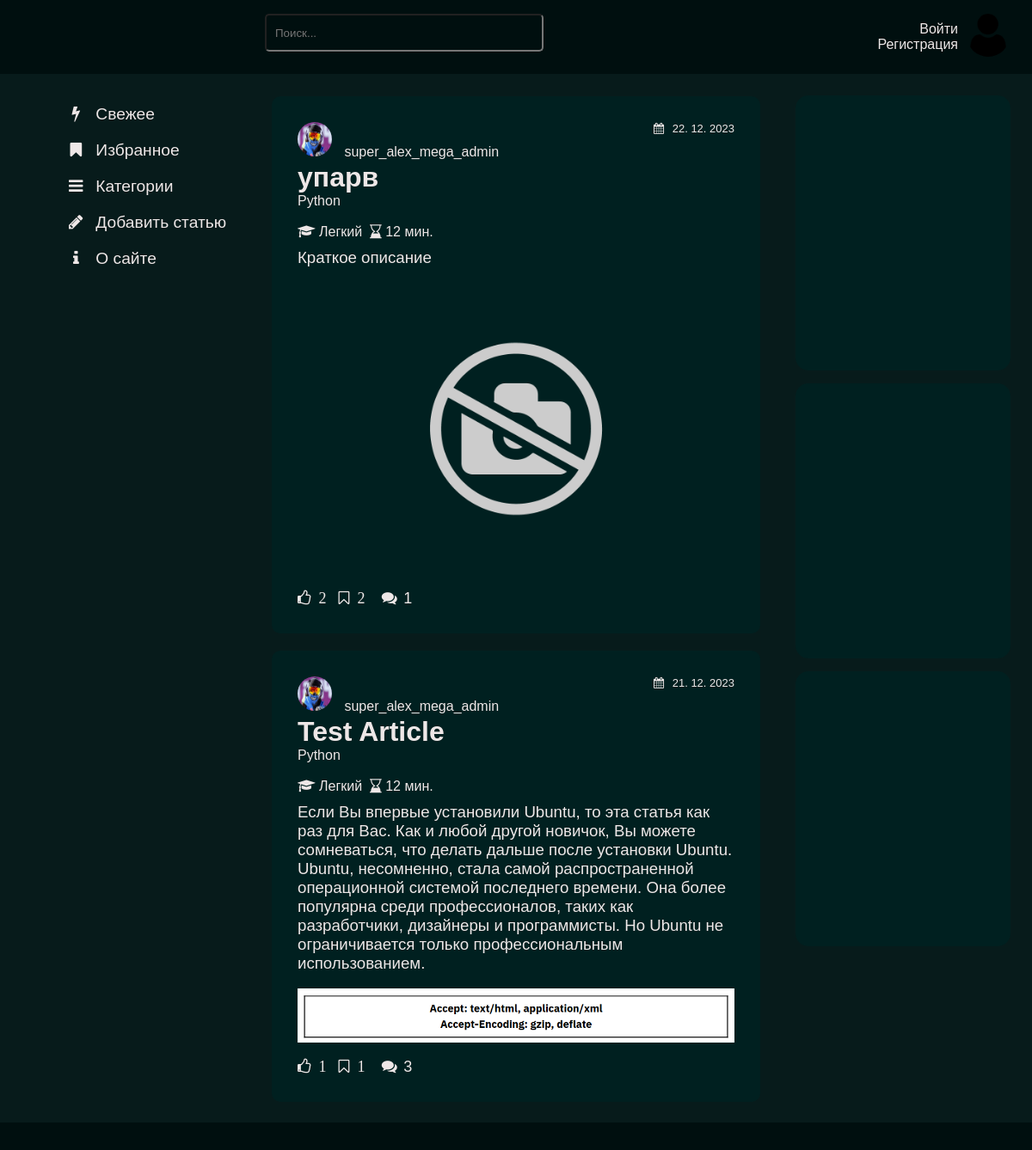
The page / on the database its author committed.
### articles/models.py (models this page shows, shortened)
class Article(models.Model):
    class Status(models.IntegerChoices):
        DRAFT = 0, 'Черновик'
        PUBLISHED = 1, 'Опубликовано'
    class StatusModerate(models.IntegerChoices):
        DRAFT = 0, 'На модерации'
        MODERATE = 1, 'Проверено'
    DIFFICULTY = (
            ('Легкий', 'Легкая'),
            ('Средний', 'Средняя'),
            ('Сложный', 'Сложная'),
        )
    difficulty = models.CharField(max_length=10, choices=DIFFICULTY, verbose_name="Сложность")
    time_to_read = models.CharField(max_length=255, verbose_name="Время на чтение")
    title = models.CharField(max_length=255, verbose_name="Заголовок")
    slug = models.SlugField(max_length=255, db_index=True, unique=True)
    description = models.TextField(blank=True, verbose_name="Краткое описание для превью")
    meta_description = models.TextField(blank=True, verbose_name="Мета описание")
    meta_keywords = models.TextField(blank=True, verbose_name="Мета теги")
    prewiew_img = models.ImageField(upload_to="article_prewiew_img/%Y/%m/%d/", default=None, blank=True, null=True, verbose_name="Изображение для превью")
    content = HTMLField(blank=True, verbose_name="Текст",)
    time_create = models.DateTimeField(auto_now_add=True, verbose_name="Дата создания")
    time_update = models.DateTimeField(auto_now=True, verbose_name="Дата обновления")
    is_published = models.BooleanField(choices=tuple(map(lambda x: (bool(x[0]), x[1]), Status.choices)), default=Status.DRAFT, verbose_name="Статус публикации")
    cat = models.ForeignKey('Category', on_delete=models.PROTECT, related_name='posts', verbose_name="Категория")
    tags = models.ManyToManyField('TagPost', blank=True, related_name='tags', verbose_name="Тэги")
    author = models.ForeignKey(get_user_model(), on_delete=models.SET_NULL, related_name="posts", null=True, default=None)
    status_moderate = models.BooleanField(choices=tuple(map(lambda x: (bool(x[0]), x[1]), StatusModerate.choices)), default=StatusModerate.DRAFT, verbose_name="Статус модерации")
    objects = models.Manager()
    published = PublishedManager()
    class Meta():
        verbose_name = "Статьи"
        verbose_name_plural = "Статьи"
        ordering = ['-time_create']
        indexes = [
            models.Index(fields=['time_create']),
        ]
    def get_absolute_url(self):
        return reverse('post', kwargs={'post_slug': self.slug})
    def get_bookmark_count(self):
        return Bookmark.objects.filter(article=self).count()
    def get_like_count(self):
        return Like.objects.filter(article=self).count()

class Category(models.Model):
    name = models.CharField(max_length=100, db_index=True, verbose_name="Название")
    slug = models.CharField(max_length=255, unique=True, db_index=True)
    description = models.TextField(db_index=True, verbose_name="Описание категории")
    img = models.ImageField(upload_to="category_img/%Y/%m/%d/", default=None, blank=True, null=True, verbose_name="Изображение")
    class Meta():
        verbose_name = "Категории"
        verbose_name_plural = "Категории"
    def get_absolute_url(self):
        return reverse('category', kwargs={'cat_slug': self.slug})

class Comments(models.Model):
    article = models.ForeignKey(Article, on_delete=models.CASCADE)
    author = models.ForeignKey(User, on_delete=models.CASCADE)
    comment = models.TextField(blank=False)
    parent_id = models.IntegerField()
    time_create = models.DateTimeField(auto_now_add=True, verbose_name="Дата создания")

### users/models.py (models this page shows)
class User(AbstractUser):
    photo = models.ImageField(upload_to="users/%Y/%m/%d/", blank=True, null=True, verbose_name="Фотография")
    date_birth = models.DateTimeField(blank=True, null=True, verbose_name="Дата рождения")
    specialization = models.CharField(max_length=255, verbose_name="Технологическая специализация")
    country_of_residence = models.CharField(max_length=255, verbose_name="Страна проживания")
    city_of_residence = models.CharField(max_length=255, verbose_name="Город проживания")
    website = models.CharField(max_length=255, verbose_name="Ссылка на сайт")
    github = models.CharField(max_length=255, verbose_name="Ссылка на профиль GitHub")
    education = models.CharField(max_length=255, verbose_name="Образование")
    employment_status = models.CharField(max_length=255,choices=EMPLOYMENTSTATUS, verbose_name="Трудовой статус")
    place_of_work = models.CharField(max_length=255, verbose_name="Место работы")
    work_experience = models.TextField(blank=True, verbose_name="Опишите опыт работы: где, сколько и кем работали")
    courses = models.TextField(blank=True, verbose_name="Перечислите курсы, которые проходили")
    skills = models.CharField(max_length=255, verbose_name="Перечислите через запятую hard и soft skills, которыми владете")
    about_me = models.TextField(blank=True, verbose_name="Расскажите о себе")
    hobby = models.CharField(max_length=255, verbose_name="Перечислите через запятую хобби, которыми увлекаетесь")
    publications = models.TextField(blank=True, verbose_name="Публикации")
    foreign_languages = models.ManyToManyField('ForeignLanguagesList', blank=True, related_name='foreign_languages', verbose_name="Перечислите через запятую языки, которыми владеете")

### articles/views.py (the view)
# urls.py: path('', views.SiteHome.as_view(), name='home'),
class SiteHome(DataMixin, ListView):
    template_name = 'articles/index.html'
    context_object_name = 'posts'
    title_page = 'Свежее'
    cat_selected = 0
    def get_context_data(self, *, object_list=None, **kwargs):
        if self.request.user.is_authenticated:
            context = super().get_context_data(**kwargs)
            bookmark_list = Bookmark.objects.filter(user=self.request.user).values_list('article', flat=True)
            like_list = Like.objects.filter(user=self.request.user).values_list('article', flat=True)
            comments = Comments.objects.all().values_list('article', flat=True)
            return self.get_mixin_context(context, bookmark_list=bookmark_list, like_list=like_list, comments=comments)
        else:
            comments = Comments.objects.all().values_list('article', flat=True)
            context = super().get_context_data(**kwargs)
            return self.get_mixin_context(context, comments=comments)
    def get_queryset(self):
        return Article.published.all().select_related('cat')

### articles/models.py (called while the page is built)
    def get_queryset(self):
        return super().get_queryset().filter(is_published=Article.Status.PUBLISHED).filter(status_moderate=Article.StatusModerate.MODERATE)

### articles/utils.py (called while the page is built)
    def get_mixin_context(self, context, **kwargs):
        if self.title_page:
            context['title'] = self.title_page
        context['bookmark_list'] = None
        context['like_list'] = None
        context['menu'] = menu
        context['cat_selected'] = None
        context['sub_categories'] = None
        context['comments'] = None
        context.update(kwargs)
        return context

### users/context_processors.py (called while the page is built)
def get_articles_context(request):
    return {'main_menu': menu,}

### articles/templates/articles/index.html (shortened to what this page needs)
{% extends 'base.html' %}
{% load static %}
{% block content %}
{% for post in posts %}
{% if post.is_published %}
<div class="article">
    <div class="article_header">
        {% include 'articles/includes/article_header.html' %}<br>
    </div>
    <div class="article_body">
        <div class="article_title">
            {% include 'articles/includes/article_title.html' %}
        </div>
        <div class="article_description">
            {% autoescape off %}{{ post.description|truncatechars:1000 }}{% endautoescape %}
        </div><br>
        {% if post.prewiew_img %}
            <p><img class="article_img" src="{{post.prewiew_img.url}}"></p>
        {% else %}
            <p><img class="article_img" src="{% static 'articles/images/no-photo.png' %}"></p>
        {% endif %}
    </div><br>
    <div class="article_footer">
        {% include 'articles/includes/article_footer.html' %}
    </div>
</div>
{% endif %}
{% endfor %}
{% endblock %}

### templates/base.html (shortened to what this page needs)
{% load static %}
<!DOCTYPE html>
<html lang="ru">
<head>
<link rel="stylesheet" href="{% static 'articles/css/font-awesome-4.7.0/css/font-awesome.min.css' %}">
<link type="text/css" href="{% static 'articles/css/style.css' %}" rel="stylesheet" />
<link type="text/css" href="{% static 'articles/css/prism.css' %}" rel="stylesheet" />
</head>
<body id="data">
<div class="holy-grail-grid">
<header class="header">
  <div class="user_block">
    <div class="user_name">
    {% if user.is_authenticated %}
      {{user.username}}
      {% comment %} Если пользователь НЕ АВТОРИЗОВАН, показываем кнопки "Войти" и "Регистрация" {% endcomment %}
    {% else %}
      <a href="{% url 'users:login' %}">Войти</a><br>
      <a href="{% url 'users:register' %}">Регистрация</a>
    {% endif %}
    </div>
    <div class="user_photo">
        <div class="dropdown">
            <button class="dropbtn">
                {% if user.photo %}
                <p><img src="{{ user.photo.url }}">
                {% else %}
                <p><img src="{{ default_image }}">
              {% endif %}
            </button>
        </div>
    </div>
    </div>
    <form action="{% url 'search_results' %}" method="get">
        <input class="search_input" name="q" type="text" placeholder="Поиск...">
    </form>
</header>
<main class="main-content">
  {% block content %} {% endblock %}<br>
</main>
<section class="left-sidebar">
  <div class="menu">
  {% for m in main_menu %}
  {% url m.url_name as urlname %}
  {% if urlname == request.path %}
  <p><a href="{% url m.url_name %}"><i class="{{ m.class }}" aria-hidden="true"></i>&nbsp; {{m.title}}</a></p>
  {% else %}
  <p><a href="{% url m.url_name %}"><i class="{{ m.class }}" aria-hidden="true"></i>&nbsp; {{m.title}}</a></p>
  {% endif %}
  {% endfor %}
  </div>
</section>
<aside class="right-sidebar">
  <div class="last_comments" style="background-color: #002020; height: 300px; border-radius: 15px; padding: 10px; margin-bottom: 15px;"></div>
  <div class="last_comments" style="background-color: #002020; height: 300px; border-radius: 15px; padding: 10px; margin-bottom: 15px"></div>
  <div class="last_comments" style="background-color: #002020; height: 300px; border-radius: 15px; padding: 10px; margin-bottom: 15px"></div>
</aside>
<footer class="footer">
</footer>
</div>
</body>
</html>

### articles/templates/articles/includes/article_header.html (shortened to what this page needs)
<div class="article_author">
    {% if user.username == post.author.username %}
        <a href="{% url 'users:profile' %}">
            {% else %}
            <a href="{% url 'users:view_profile' post.author.id %}">
    {% endif %}
        {% if post.author.photo %}
        <img src="{{ post.author.photo.url }}">
        {% else %}
        <img src="{{ default_image }}">
        {% endif %}
        {{ post.author }}
    </a>
</div>
<div class="article_date">
<i class="fa fa-calendar fa-fw" aria-hidden="true"></i>&nbsp;
    {% if today_date|date:"d. m. Y" ==  post.time_create|date:"d. m. Y"%}
        Сегодня в {{post.time_create|date:"G:i"}}
    {% comment %} Если дата публикации не совпадает с текущей, то показываем дату в формате Д:М:Г {% endcomment %}
    {% else %}
    {{post.time_create|date:"d. m. Y"}}
    {% endif %}
</div>

### articles/templates/articles/includes/article_title.html (shortened to what this page needs)
{% comment %} Название статьи {% endcomment %}<br>
<a href="{{ post.get_absolute_url }}"><h1>{{ post.title }}</h1></a>
<a href="{{ post.cat.get_absolute_url }}"><h4>{{post.cat.name}}</h4></a><br>
<div class="full_article_footer">
    <i class="fa fa-graduation-cap " aria-hidden="true"></i>&nbsp;{{post.difficulty}}&nbsp;
    <i class="fa fa-hourglass-end" aria-hidden="true"></i>&nbsp;{{post.time_to_read}} мин.
</div>

### articles/templates/articles/includes/article_footer.html (shortened to what this page needs)
{% if user.is_authenticated %}
{% if post.id in like_list %}
<a id="del_like" href="" class="fa fa-thumbs-up fa-fw" data-article-id="{{ post.id }}" aria-hidden="true">&nbsp;&nbsp;{{ post.get_like_count }}</a>
{%else%}
<a id="add_like" href="" class="fa fa-thumbs-o-up fa-fw" data-article-id="{{ post.id }}" aria-hidden="true">&nbsp;&nbsp;{{ post.get_like_count }}</a>
{%endif%}
{% else %}
<a href="{% url 'users:login' %}" class="fa fa-thumbs-o-up fa-fw" aria-hidden="true">&nbsp;&nbsp;{{ post.get_like_count }}</a>
{% endif %}
{% if user.is_authenticated %}
{% if post.id in bookmark_list %}
<a id="del_bm" href="" class="fa fa-bookmark fa-fw" data-article-id="{{ post.id }}" aria-hidden="true">&nbsp;&nbsp;{{ post.get_bookmark_count }}</a>
{%else%}
<a id="add_bm" href="" class="fa fa-bookmark-o fa-fw" data-article-id="{{ post.id }}" aria-hidden="true">&nbsp;&nbsp;{{ post.get_bookmark_count }}</a>
{%endif%}
{% else %}
<a href="{% url 'users:login' %}" class="fa fa-bookmark-o fa-fw" aria-hidden="true">&nbsp;&nbsp;{{ post.get_bookmark_count }}</a>
{% endif %}
{% if post.id in comments %}
<a href=""><i class="fa fa-comments fa-fw" aria-hidden="true"></i>&nbsp;{{ post.comments_set.all|length  }}</a>
{% else %}
<a href=""><i class="fa fa-comments fa-fw" aria-hidden="true"></i>&nbsp;0</a>
{% endif %}

### articles/static/articles/css/style.css (style rules this page uses)
* { margin: 0; padding: 0; color: rgb(238, 231, 231); font-family:sans-serif; font-style: normal; font-weight: normal; }
h1 { font-weight:900; }
a { outline: none; text-decoration: none; }
.holy-grail-grid { display: grid; grid-template-areas: 'header' 'main-content' 'left-sidebar' 'right-sidebar' 'footer'; }
.holy-grail-grid>* { padding: 1rem; }
.holy-grail-grid>.header { left: 0; right: 0; top: 0; min-height: 50px; position: sticky; grid-area: header; background: #000f0f; z-index: 1000; }
.user_block { float: right; text-align: right; display: flex; align-items: center; margin-right: 10px; }
.user_name { float: left; margin-right: 10px; }
.user_photo { float: right; }
.user_photo img { width: 50px; height: 50px; border-radius: 25px; }
.dropbtn { background-color: #000f0f; border: none; }
.dropdown { position: relative; display: inline-block; }
.holy-grail-grid>.main-content { grid-area: main-content; background-color: #071B1B; }
.holy-grail-grid>.left-sidebar { background-color: #071B1B; grid-area: left-sidebar; }
.left-sidebar p { margin: 20px; }
.holy-grail-grid>.right-sidebar { background-color: #071B1B; grid-area: right-sidebar; padding: 25px; }
.holy-grail-grid>.footer { grid-area: footer; background: #000f0f; }
.article { background-color: #002020; border-radius: 10px; padding: 30px; margin-top: 10px; margin-bottom: 20px; overflow: hidden; }
.article_author { float: left; }
.article_author img { width: 40px; height: 40px; border-radius: 50%; margin-right: 10px; }
.article_date { float: right; font-size: small; }
.article_body { margin-top: 10px; }
.article_description { margin-top: 10px; font-size: 14pt; }
.article_img { overflow: hidden; display: block; margin-left: auto; margin-right: auto; max-width: 100%; max-height: 500px; }
.article_footer a { margin-right: 20px; font-size: large; }
.search_input { background-color: #000f0f; border-radius: 5px; float: left; width: 300px; height: 20px; margin-left: 25%; padding: 10px; display: block; }
@media (min-width:320px) { .holy-grail-grid { grid-template-columns: 1fr 1fr; grid-template-areas: 'header header' 'left-sidebar left-sidebar' 'main-content main-content' 'right-sidebar right-sidebar' 'footer footer'; } }
@media (min-width:768px) { .holy-grail-grid { grid-template-columns: 1fr 1fr; grid-template-areas: 'header header' 'left-sidebar left-sidebar' 'main-content main-content' 'right-sidebar right-sidebar' 'footer footer'; } }
@media (min-width:1024px) { .holy-grail-grid { grid-template-columns: repeat(4, 1fr); grid-template-areas: 'header header header header' 'left-sidebar main-content main-content right-sidebar' 'footer footer footer footer'; } }
@media (min-width:1024px) { .menu { position: fixed; margin-left: 40px; } }
@media (min-width:1024px) { .menu a { font-size: larger; } }

### rows shown on the page
Article: author.photo (picture), author "super_alex_mega_admin", time_create "22. 12. 2023", title "упарв", cat.name "Python", difficulty "Легкий", time_to_read "12", description "Краткое описание", is_published True (drawn), get_like_count "2", get_bookmark_count "2", comments_set.all|length "1"
Article: author.photo (picture), author "super_alex_mega_admin", time_create "21. 12. 2023", title "Test Article", cat.name "Python", difficulty "Легкий", time_to_read "12", description "Если Вы впервые установили Ubuntu, то эта статья как раз для Вас. Как и любой другой новичок, Вы можете сомневаться, что делать дальше после установки Ubuntu. Ubuntu, несомненно, стала самой распространенной операционной системой последнего времени. Она более популярна среди профессионалов, таких как разработчики, дизайнеры и программисты. Но Ubuntu не ограничивается только профессиональным использованием.", prewiew_img (picture), get_like_count "1", get_bookmark_count "1", comments_set.all|length "3"

### other values the page prints
{{ m.title }} "Свежее"
{{ m.title }} "Избранное" "Категории" "Добавить статью" "О сайте"
